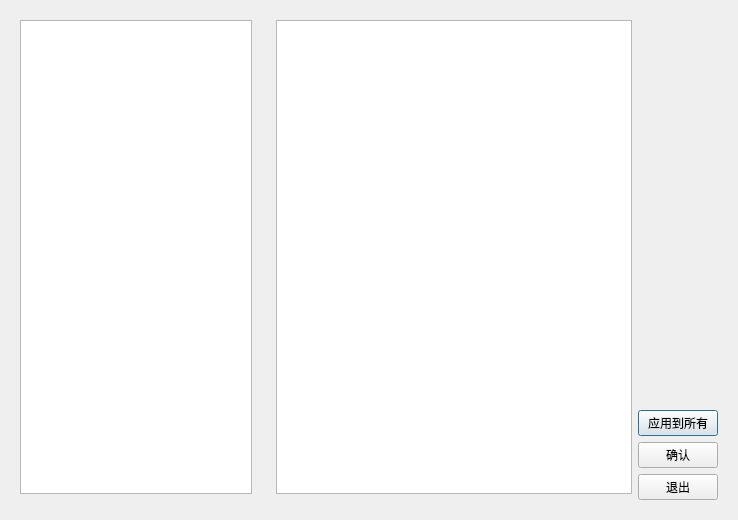
<?xml version="1.0" encoding="UTF-8"?>
<ui version="4.0">
 <class>w_bt_dish_cookset_dishset</class>
 <widget class="QDialog" name="w_bt_dish_cookset_dishset">
  <property name="geometry">
   <rect>
    <x>0</x>
    <y>0</y>
    <width>738</width>
    <height>520</height>
   </rect>
  </property>
  <property name="windowTitle">
   <string>Dialog</string>
  </property>
  <layout class="QHBoxLayout" name="horizontalLayout_4">
   <item>
    <widget class="QFrame" name="frame_2">
     <property name="minimumSize">
      <size>
       <width>250</width>
       <height>0</height>
      </size>
     </property>
     <property name="maximumSize">
      <size>
       <width>250</width>
       <height>16777215</height>
      </size>
     </property>
     <property name="outer_stylesheet" stdset="0">
      <string>frame_detail_show</string>
     </property>
     <layout class="QVBoxLayout" name="verticalLayout_2">
      <item>
       <widget class="lds_tableView" name="tableView">
        <property name="editTriggers">
         <set>QAbstractItemView::AnyKeyPressed|QAbstractItemView::DoubleClicked|QAbstractItemView::EditKeyPressed</set>
        </property>
       </widget>
      </item>
      <item>
       <layout class="QHBoxLayout" name="horizontalLayout_2">
        <item>
         <widget class="lds_toolbar" name="widget"/>
        </item>
       </layout>
      </item>
     </layout>
    </widget>
   </item>
   <item>
    <widget class="QFrame" name="frame">
     <property name="outer_stylesheet" stdset="0">
      <string>frame_detail_show</string>
     </property>
     <layout class="QHBoxLayout" name="horizontalLayout">
      <item>
       <layout class="QVBoxLayout" name="verticalLayout">
        <item>
         <widget class="lds_tableView" name="tableView_2">
          <property name="editTriggers">
           <set>QAbstractItemView::AnyKeyPressed|QAbstractItemView::DoubleClicked|QAbstractItemView::EditKeyPressed</set>
          </property>
         </widget>
        </item>
        <item>
         <layout class="QHBoxLayout" name="horizontalLayout_3">
          <item>
           <widget class="lds_toolbar" name="widget_2"/>
          </item>
         </layout>
        </item>
       </layout>
      </item>
      <item>
       <layout class="QVBoxLayout" name="verticalLayout_3">
        <item>
         <spacer name="verticalSpacer">
          <property name="orientation">
           <enum>Qt::Vertical</enum>
          </property>
          <property name="sizeHint" stdset="0">
           <size>
            <width>20</width>
            <height>40</height>
           </size>
          </property>
         </spacer>
        </item>
        <item>
         <widget class="lds_toolbar_button" name="pushButton_appall">
          <property name="text">
           <string>应用到所有</string>
          </property>
          <property name="outer_stylesheet" stdset="0">
           <string>pushbutton</string>
          </property>
         </widget>
        </item>
        <item>
         <widget class="lds_toolbar_button" name="pushButton_ok">
          <property name="text">
           <string>确认</string>
          </property>
          <property name="outer_stylesheet" stdset="0">
           <string>pushbutton</string>
          </property>
         </widget>
        </item>
        <item>
         <widget class="lds_toolbar_button" name="pushButton_exit">
          <property name="text">
           <string>退出</string>
          </property>
          <property name="outer_stylesheet" stdset="0">
           <string>pushbutton</string>
          </property>
         </widget>
        </item>
       </layout>
      </item>
     </layout>
    </widget>
   </item>
  </layout>
 </widget>
 <customwidgets>
  <customwidget>
   <class>lds_toolbar_button</class>
   <extends>QPushButton</extends>
   <header>lds_toolbar_button.h</header>
  </customwidget>
  <customwidget>
   <class>lds_toolbar</class>
   <extends>QFrame</extends>
   <header>lds_toolbar.h</header>
   <container>1</container>
  </customwidget>
  <customwidget>
   <class>lds_tableView</class>
   <extends>QTableView</extends>
   <header>lds_tableview.h</header>
  </customwidget>
 </customwidgets>
 <resources/>
 <connections/>
</ui>
